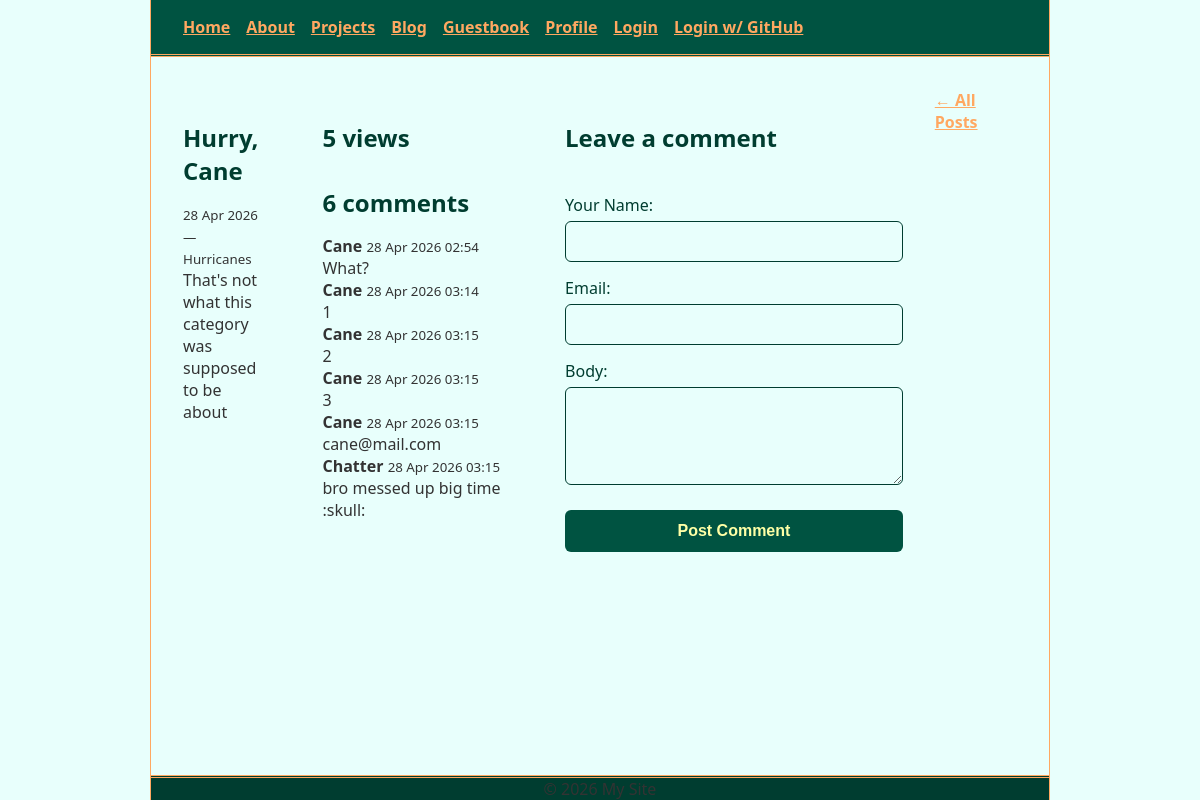
Screenshot of /blog/post/hurry-cane/ with the database file from the repository.
### blog/models.py (models this page shows, shortened)
class Post(models.Model):
    title    = models.CharField(max_length=200)
    slug     = models.SlugField(unique=True)
    body     = models.TextField()
    pub_date = models.DateTimeField(auto_now_add=True)
    category = models.ForeignKey(Category, on_delete=models.SET_NULL, null=True, blank=True, related_name="posts")
    view_count = models.PositiveIntegerField(default=0)
    class Meta:
        ordering = ["-pub_date"]   # newest first

class Category(models.Model):
    name = models.CharField(max_length=100)
    slug = models.SlugField(unique=True)

class Comment(models.Model):
    post    = models.ForeignKey(Post, on_delete=models.CASCADE,
                                related_name="comments")
    author  = models.CharField(max_length=100)
    email   = models.EmailField()
    body    = models.TextField()
    created = models.DateTimeField(auto_now_add=True)
    active  = models.BooleanField(default=True)
    class Meta:
        ordering = ["created"]

### blog/views.py (the view, shortened to what this page needs)
# urls.py: path("post/<slug:slug>/",     views.post_detail,   name="post-detail"),
def post_detail(request, slug):
    post     = get_object_or_404(Post, slug=slug)
    if request.method == "GET":
        Post.objects.filter(pk=post.pk).update(view_count=F("view_count") + 1)
        post.refresh_from_db(fields=["view_count"])
    comments = post.comments.filter(active=True)
    form     = CommentForm()
    return render(request, "blog/post-detail.html", {
        "post": post, "comments": comments, "form": form,
    })

### blog/forms.py (shortened to what this page needs)
class CommentForm(forms.ModelForm):
    class Meta:
        model  = Comment
        fields = ["author", "email", "body"]
        widgets = {
            "body": forms.Textarea(attrs={"rows": 4}),
        }
        labels = {
            "author": "Your Name",
        }

### blog/templates/blog/post-detail.html (shortened to what this page needs)
{% extends "pages/base.html" %}
{% block content %}
<article>
    <h1>{{ post.title }}</h1>
    <small>
        {{ post.pub_date|date:"d M Y" }}{% if post.category %} — {{ post.category.name }}{% endif %}
    </small>
    <div>{{ post.body|linebreaks }}</div>
</article>
<section id="comments">
    <h2>{{ post.view_count }} view{{ post.view_count|pluralize }}</h2>
    <h2>{{ comments|length }} comment{{ comments|length|pluralize }}</h2>
    {% for comment in comments %}
    <div class="comment">
        <strong>{{ comment.author }}</strong>
        <small>{{ comment.created|date:"d M Y H:i" }}</small>
        <p>{{ comment.body }}</p>
    </div>
    {% empty %}
    <p>Be the first to comment.</p>
    {% endfor %}
</section>
<section id="add-comment">
    <h2>Leave a comment</h2>
    <form method="POST">
        {% for field in form %}
        <div>
            {{ field.label_tag }}
            {{ field }}
        </div>
        {% endfor %}
        <button type="submit">Post Comment</button>
    </form>
</section>
<p><a href="{% url 'blog:post-list' %}">← All Posts</a></p>
{% endblock %}

### pages/static/pages/style.css (style rules this page uses)
*, *::before, *::after { box-sizing: border-box; margin: 0; padding: 0; }
:root { --primary-color: #ffa861; --dark-orange: #713300; --dark-color: #003d30; --text-color: #333; --bg-color: #e8fffc; --bg-color-header: #005341; --bg-color-footer: #003d30; --text-color-inverted: #c3f0e6; --bg-color-light: #feffa6; --font-main: 'Segoe UI', system-ui, sans-serif; --spacing-md: 1rem; --spacing-lg: 2rem; }
body { max-width: 900px; min-height: 100vh; margin: 0 auto; color: var(--text-color); background-color: var(--bg-color); font-family: var(--font-main); font-size: 16px; border-left: 1px solid var(--primary-color); border-right: 1px solid var(--primary-color); }
h1, h2, h3 { color: var(--dark-color); margin-bottom: var(--spacing-md); margin-top: var(--spacing-lg); }
a { color: var(--primary-color); font-weight: 700; }
article { margin-right: 2rem; }
body { display: flex; flex-direction: column; justify-content: flex-start; }
article { flex: 1; }
form { width: 100%; max-width: 400px; margin: 40px auto; font-family: system-ui, -apple-system, sans-serif; }
label { display: block; margin-top: 15px; margin-bottom: 5px; font-weight: 500; color: var(--dark-color); font-size: 16px; }
input, textarea { background-color: var(--bg-color); }
input[type="text"], input[type="email"], textarea { width: 100%; max-width: 100%; padding: 10px; border: 1px solid var(--dark-color); border-radius: 6px; box-sizing: border-box; font-family: inherit; font-size: 14px; }
button[type="submit"] { margin-top: 20px; width: 100%; padding: 12px; background-color: var(--bg-color-header); color: var(--bg-color-light); border: none; border-radius: 6px; font-size: 16px; font-weight: bold; cursor: pointer; }

### rows the page displays
Post: title "Hurry, Cane", pub_date "28 Apr 2026", category.name "Hurricanes", body "That's not what this category was supposed to be about", view_count "5"
Comment: author "Cane", created "28 Apr 2026 02:54", body "What?"
Comment: author "Cane", created "28 Apr 2026 03:14", body "1"
Comment: author "Cane", created "28 Apr 2026 03:15", body "2"
Comment: author "Cane", created "28 Apr 2026 03:15", body "3"
Comment: author "Cane", created "28 Apr 2026 03:15", body "cane@mail.com"
Comment: author "Chatter", created "28 Apr 2026 03:15", body "bro messed up big time :skull:"

### other values shown
{{ comments|length }} "6"
{{ field.label_tag }} "Your Name:" "Email:" "Body:"
